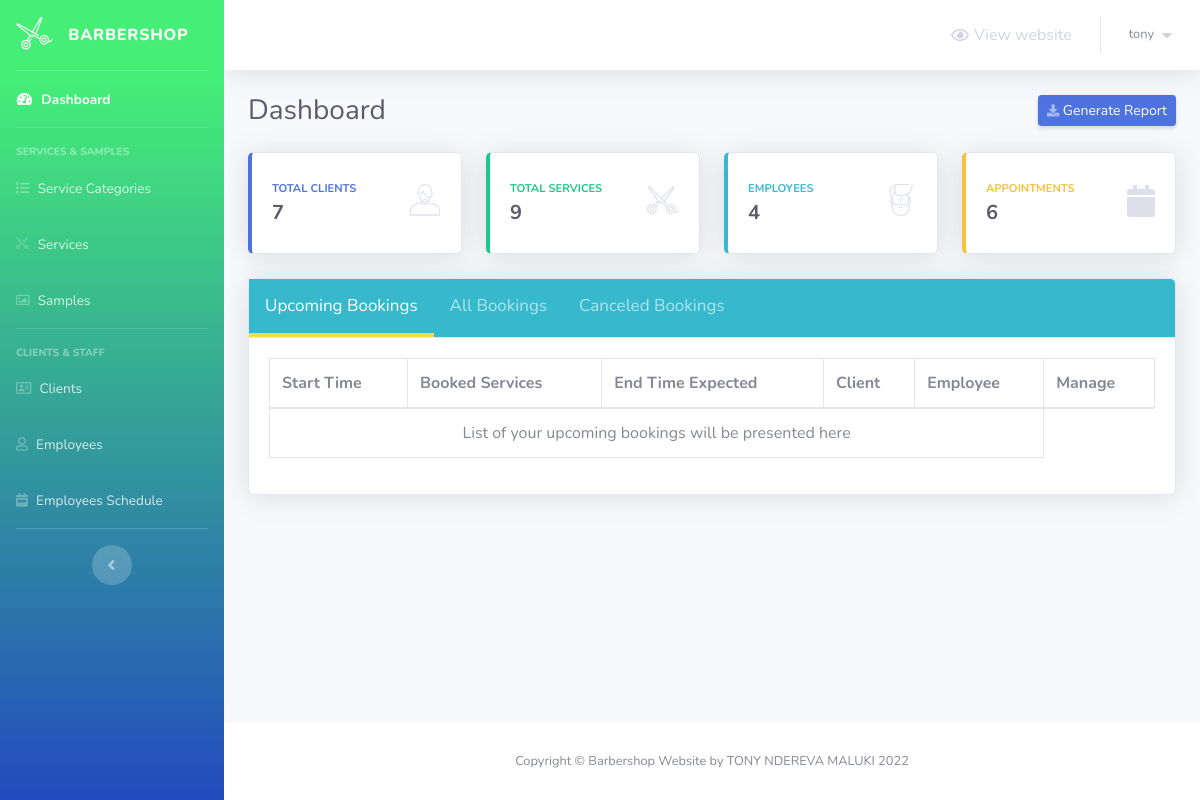
The page /admin/index.php (signed in) on the database as committed earlier.
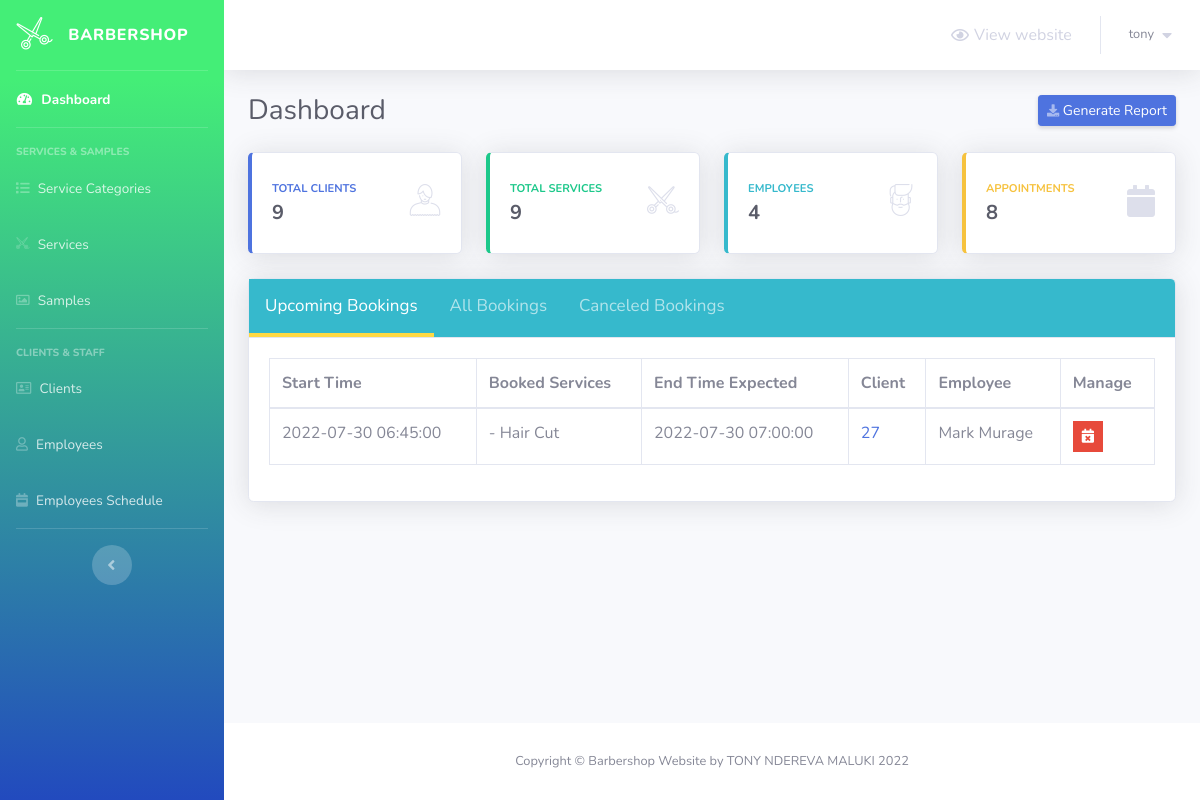
The same page on the database as committed later.
### tables this page shows
CREATE TABLE `appointments` (
  `appointment_id` int(5) NOT NULL,
  `date_created` timestamp NOT NULL DEFAULT '0000-00-00 00:00:00',
  `client_id` int(5) NOT NULL,
  `employee_id` int(2) NOT NULL,
  `start_time` timestamp NOT NULL DEFAULT '0000-00-00 00:00:00',
  `end_time_expected` timestamp NOT NULL DEFAULT '0000-00-00 00:00:00',
  `canceled` tinyint(1) NOT NULL DEFAULT 0,
  `cancellation_reason` text DEFAULT NULL
);

CREATE TABLE `services` (
  `service_id` int(5) NOT NULL,
  `service_name` varchar(50) NOT NULL,
  `service_description` varchar(255) NOT NULL,
  `service_price` decimal(6,2) NOT NULL,
  `service_duration` int(5) NOT NULL,
  `category_id` int(2) NOT NULL
);

CREATE TABLE `clients` (
  `client_id` int(5) NOT NULL,
  `first_name` varchar(30) NOT NULL,
  `last_name` varchar(30) NOT NULL,
  `phone_number` varchar(30) NOT NULL,
  `client_email` varchar(50) NOT NULL
);

CREATE TABLE `employees` (
  `employee_id` int(2) NOT NULL,
  `first_name` varchar(20) NOT NULL,
  `last_name` varchar(20) NOT NULL,
  `phone_number` varchar(30) NOT NULL,
  `email` varchar(50) NOT NULL
);

### admin/Includes/functions/functions.php (called while the page is built, shortened)
<?php
    function countItems($item,$table)
	{
		global $con;
		$stat_ = $con->prepare("SELECT COUNT($item) FROM $table");
		$stat_->execute();
		return $stat_->fetchColumn();
	}

### admin/index.php (the view, shortened to what the changed rows need)
<?php
if (isset($_SESSION['username_barbershop_Xw211qAAsq4']) && isset($_SESSION['password_barbershop_Xw211qAAsq4'])) {
    include 'connect.php';
    include 'Includes/functions/functions.php';
    include 'Includes/templates/header.php';
?>
    <div class="container-fluid">
        <div class="d-sm-flex align-items-center justify-content-between mb-4">
            <h1 class="h3 mb-0 text-gray-800">Dashboard</h1>
            <a href="#" class="d-none d-sm-inline-block btn btn-sm btn-primary shadow-sm">
                <i class="fas fa-download fa-sm text-white-50"></i>
                Generate Report
            </a>
        </div>
        <div class="row">
            <div class="col-xl-3 col-md-6 mb-4">
                <div class="card border-left-primary shadow h-100 py-2">
                    <div class="card-body">
                        <div class="row no-gutters align-items-center">
                            <div class="col mr-2">
                                <div class="text-xs font-weight-bold text-primary text-uppercase mb-1">
                                    Total Clients
                                </div>
                                <div class="h5 mb-0 font-weight-bold text-gray-800"><?php echo countItems("client_id", "clients") ?></div>
                            </div>
                            <div class="col-auto">
                                <i class="bs bs-boy fa-2x text-gray-300"></i>
                            </div>
                        </div>
                    </div>
                </div>
            </div>
            <div class="col-xl-3 col-md-6 mb-4">
                <div class="card border-left-success shadow h-100 py-2">
                    <div class="card-body">
                        <div class="row no-gutters align-items-center">
                            <div class="col mr-2">
                                <div class="text-xs font-weight-bold text-success text-uppercase mb-1">
                                    Total Services
                                </div>
                                <div class="h5 mb-0 font-weight-bold text-gray-800"><?php echo countItems("service_id", "services") ?></div>
                            </div>
                            <div class="col-auto">
                                <i class="bs bs-scissors-1 fa-2x text-gray-300"></i>
                            </div>
                        </div>
                    </div>
                </div>
            </div>
            <div class="col-xl-3 col-md-6 mb-4">
                <div class="card border-left-info shadow h-100 py-2">
                    <div class="card-body">
                        <div class="row no-gutters align-items-center">
                            <div class="col mr-2">
                                <div class="text-xs font-weight-bold text-info text-uppercase mb-1">
                                    Employees
                                </div>
                                <div class="row no-gutters align-items-center">
                                    <div class="col-auto">
                                        <div class="h5 mb-0 mr-3 font-weight-bold text-gray-800"><?php echo countItems("employee_id", "employees") ?></div>
                                    </div>
                                </div>
                            </div>
                            <div class="col-auto">
                                <i class="bs bs-man fa-2x text-gray-300"></i>
                            </div>
                        </div>
                    </div>
                </div>
            </div>
            <div class="col-xl-3 col-md-6 mb-4">
                <div class="card border-left-warning shadow h-100 py-2">
                    <div class="card-body">
                        <div class="row no-gutters align-items-center">
                            <div class="col mr-2">
                                <div class="text-xs font-weight-bold text-warning text-uppercase mb-1">
                                    Appointments
                                </div>
                                <div class="h5 mb-0 font-weight-bold text-gray-800"><?php echo countItems("appointment_id", "appointments") ?></div>
                            </div>
                            <div class="col-auto">
                                <i class="fas fa-calendar fa-2x text-gray-300"></i>
                            </div>
                        </div>
                    </div>
                </div>
            </div>
        </div>
        <div class="card shadow mb-4">
            <div class="card-header tab" style="padding: 0px !important;background: #36b9cc!important">
                <button class="tablinks active" onclick="openTab(event, 'Upcoming')">
                    Upcoming Bookings
                </button>
                <button class="tablinks" onclick="openTab(event, 'All')">
                    All Bookings
                </button>
                <button class="tablinks" onclick="openTab(event, 'Canceled')">
                    Canceled Bookings
                </button>
            </div>
            <div class="card-body">
                <div class="table-responsive">
                    <table class="table table-bordered tabcontent" id="Upcoming" style="display:table" width="100%" cellspacing="0">
                        <thead>
                            <tr>
                                <th>
                                    Start Time
                                </th>
                                <th>
                                    Booked Services
                                </th>
                                <th>
                                    End Time Expected
                                </th>
                                <th>
                                    Client
                                </th>
                                <th>
                                    Employee
                                </th>
                                <th>
                                    Manage
                                </th>
                            </tr>
                        </thead>
                        <tbody>
                            <?php
                            $stmt = $con->prepare("SELECT *
                                                    FROM appointments a , clients c
                                                    where start_time >= ?
                                                    and a.client_id = c.client_id
                                                    and canceled = 0
                                                    order by start_time;
                                                    ");
                            $stmt->execute(array(date('Y-m-d H:i:s')));
                            $rows = $stmt->fetchAll();
                            $count = $stmt->rowCount();
                            if ($count == 0) {
                                echo "<tr>";
                                echo "<td colspan='5' style='text-align:center;'>";
                                echo "List of your upcoming bookings will be presented here";
                                echo "</td>";
                                echo "</tr>";
                            } else {
                                foreach ($rows as $row) {
                                    echo "<tr>";
                                    echo "<td>";
                                    echo $row['start_time'];
                                    echo "</td>";
                                    echo "<td>";
                                    $stmtServices = $con->prepare("SELECT service_name
                                                            from services s, services_booked sb
                                                            where s.service_id = sb.service_id
                                                            and appointment_id = ?");
                                    $stmtServices->execute(array($row['appointment_id']));
                                    $rowsServices = $stmtServices->fetchAll();
                                    foreach ($rowsServices as $rowsService) {
                                        echo "- " . $rowsService['service_name'];
                                    }
                                    echo "</td>";
                                    echo "<td>";
                                    echo $row['end_time_expected'];
                                    echo "</td>";
                                    echo "<td>";
                                    echo "<a href = #>";
                                    echo $row['client_id'];
                                    echo "</a>";
                                    echo "</td>";
                                    echo "<td>";
                                    $stmtEmployees = $con->prepare("SELECT first_name,last_name
                                                            from employees e, appointments a
                                                            where e.employee_id = a.employee_id
                                                            and a.appointment_id = ?");
                                    $stmtEmployees->execute(array($row['appointment_id']));
                                    $rowsEmployees = $stmtEmployees->fetchAll();
                                    foreach ($rowsEmployees as $rowsEmployee) {
                                        echo $rowsEmployee['first_name'] . " " . $rowsEmployee['last_name'];
                                    }
                                    echo "</td>";
                                    echo "<td>";
                                    $cancel_data = "cancel_appointment_" . $row["appointment_id"];
                            ?>
                                    <ul class="list-inline m-0">
                                        <li class="list-inline-item" data-toggle="tooltip" title="Cancel Appointment">
                                            <button class="btn btn-danger btn-sm rounded-0" type="button" data-toggle="modal" data-target="#<?php echo $cancel_data; ?>" data-placement="top">
                                                <i class="fas fa-calendar-times"></i>
                                            </button>
                                        </li>
                                    </ul>
                            <?php
                                    echo "</td>";
                                    echo "</tr>";
                                }
                            }
                            ?>
                        </tbody>
                    </table>
                </div>
            </div>
        </div>
    </div>
<?php
    include 'Includes/templates/footer.php';
} else {
    header('Location: login.php');
    exit();
}
?>

Rows that differ between the two databases and show on the page:
added appointments: start_time "2022-07-30 06:45:00", end_time_expected "2022-07-30 07:00:00", client.client_id "27"
now on this page (row unchanged): services: service_name "Hair Cut"
now on this page (row unchanged): employees: first_name "Mark", last_name "Murage"
Other text that changed with them:
countItems("client_id", "clients"): "7" → "9"
countItems("appointment_id", "appointments"): "6" → "8"
text no longer shown: "List of your upcoming bookings will be presented here"
